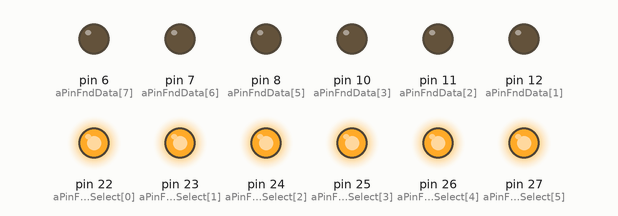
Recording of a sketch running on a simulated Arduino Mega 2560, built with avr-gcc and run on an emulated ATmega2560. On the bench: output pins drawn as LEDs (lit = HIGH). Pins used as bus, display or sensor lines are not drawn.

Above: at 0.5 s.
At 1.5 s:
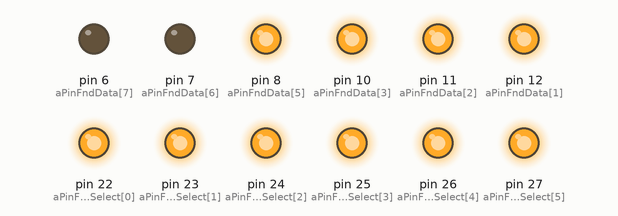
At 3.5 s:
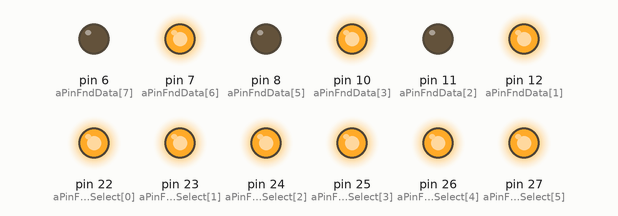
At 4.5 s:
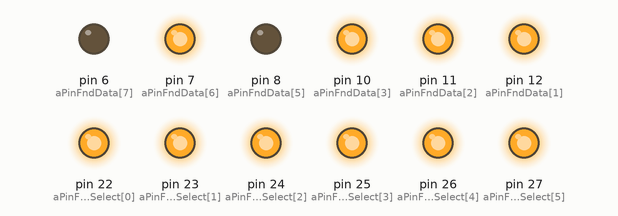
At 8.0 s:
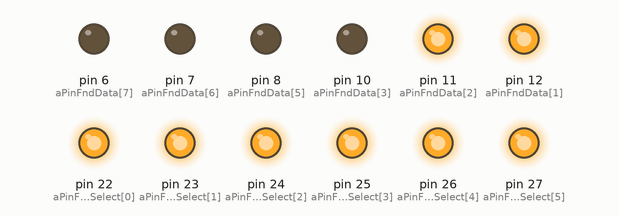
At 11.0 s:
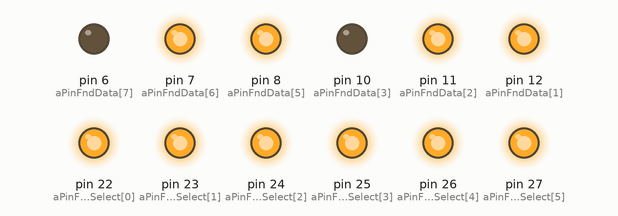
Timing chart, 0 to 12.7 s (numbered marks = the images above):
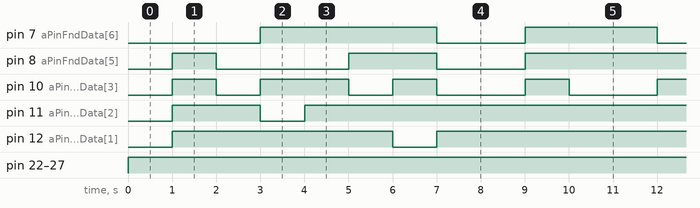

Measured:
- by itself, pin 7 (aPinFndData[6]): repeats every 11.0 s: LOW 2.0 s, HIGH 3.0 s, LOW 2.0 s, HIGH 4.0 s
- by itself, pin 8 (aPinFndData[5]): repeats every 11.0 s: LOW 3.0 s, HIGH 2.0 s, LOW 2.0 s, HIGH 4.0 s
- by itself, pin 10 (aPinFndData[3]): repeats every 11.0 s: LOW 1.0 s, HIGH 2.0 s, LOW 1.0 s, 2 × (HIGH 1.0 s, LOW 2.0 s), HIGH 1.0 s
- by itself, pin 11 (aPinFndData[2]), pin 12 (aPinFndData[1]): repeats every 11.0 s: LOW 1.0 s, HIGH 10.0 s
- by itself, pin 22 (aPinFndSelect[0]), pin 23 (aPinFndSelect[1]), pin 24 (aPinFndSelect[2]), pin 25 (aPinFndSelect[3]), pin 26 (aPinFndSelect[4]), pin 27 (aPinFndSelect[5]): LOW → HIGH at 0.00 s

The sketch:

FND2.ino
```cpp
const int aPinFndData[8]= { 13,12,11,10,9,8,7,6};
const int aPinFndSelect[6] = {22,23,24,25,26,27};


void setup() {
  for( int i=0; i<8 ; i++){
    pinMode(aPinFndData[i], OUTPUT);

  }
  for(int i=0; i<6; i++){
    pinMode(aPinFndSelect[i],OUTPUT);
    digitalWrite(aPinFndSelect[i],LOW);
  }


}

void loop() {


 digitalWrite(aPinFndSelect[0],HIGH);
digitalWrite(aPinFndSelect[1],HIGH);
 digitalWrite(aPinFndSelect[1],HIGH);
digitalWrite(aPinFndSelect[2],HIGH);
digitalWrite(aPinFndSelect[3],HIGH);
digitalWrite(aPinFndSelect[4],HIGH);
digitalWrite(aPinFndSelect[5],HIGH);
  delay(1000);


for(int i=0; i<10; i++){
  displayNumber(i);
  delay(1000);
 }


}


void displayNumber(int tmp){
  switch(tmp){
    case 0:
    digitalWrite(aPinFndSelect[0],LOW);
 digitalWrite(aPinFndData[0],HIGH); // 13번핀 -A
 digitalWrite(aPinFndData[1],HIGH);
 digitalWrite(aPinFndData[2],HIGH);  // 11번핀 -C
 digitalWrite(aPinFndData[3],HIGH);
 digitalWrite(aPinFndData[4],HIGH);
 digitalWrite(aPinFndData[5],HIGH); // 8번핀 -F
 digitalWrite(aPinFndData[6],LOW); //  7번핀 -G
 digitalWrite(aPinFndData[7],LOW); // 6번핀 - data DP
 delay(1);
  digitalWrite(aPinFndSelect[0],HIGH);

break;

    case 1:
     digitalWrite(aPinFndSelect[1],LOW);
 digitalWrite(aPinFndData[0],LOW); // 13번핀 -A
 digitalWrite(aPinFndData[1],HIGH);
 digitalWrite(aPinFndData[2],HIGH);  // 11번핀 -C
 digitalWrite(aPinFndData[3],LOW);
 digitalWrite(aPinFndData[4],LOW);
 digitalWrite(aPinFndData[5],LOW); // 8번핀 -F
 digitalWrite(aPinFndData[6],LOW); //  7번핀 -G
 digitalWrite(aPinFndData[7],LOW); // 6번핀 - data DP
 delay(1);
 digitalWrite(aPinFndSelect[1],HIGH);

 break;
    case 2:
    digitalWrite(aPinFndSelect[2],LOW);
    digitalWrite(aPinFndData[0],HIGH); // 13번핀 -A
 digitalWrite(aPinFndData[1],HIGH);
 digitalWrite(aPinFndData[2],LOW);  // 11번핀 -C
 digitalWrite(aPinFndData[3],HIGH);
 digitalWrite(aPinFndData[4],HIGH);
 digitalWrite(aPinFndData[5],LOW); // 8번핀 -F
 digitalWrite(aPinFndData[6],HIGH); //  7번핀 -G
 digitalWrite(aPinFndData[7],LOW); // 6번핀 - data DP
 delay(1);
 digitalWrite(aPinFndSelect[2],HIGH);

 break;
    case 3:
    digitalWrite(aPinFndSelect[3],LOW);
    digitalWrite(aPinFndData[0],HIGH); // 13번핀 -A
 digitalWrite(aPinFndData[1],HIGH);
 digitalWrite(aPinFndData[2],HIGH);  // 11번핀 -C
 digitalWrite(aPinFndData[3],HIGH);
 digitalWrite(aPinFndData[4],LOW);
 digitalWrite(aPinFndData[5],LOW); // 8번핀 -F
 digitalWrite(aPinFndData[6],HIGH); //  7번핀 -G
 digitalWrite(aPinFndData[7],LOW); // 6번핀 - data DP
 delay(1);
 digitalWrite(aPinFndSelect[3],HIGH);

 break;
    case 4:
    digitalWrite(aPinFndData[0],LOW); // 13번핀 -A
 digitalWrite(aPinFndData[1],HIGH);
 digitalWrite(aPinFndData[2],HIGH);  // 11번핀 -C
 digitalWrite(aPinFndData[3],LOW);
 digitalWrite(aPinFndData[4],LOW);
 digitalWrite(aPinFndData[5],HIGH); // 8번핀 -F
 digitalWrite(aPinFndData[6],HIGH); //  7번핀 -G
 digitalWrite(aPinFndData[7],LOW); // 6번핀 - data DP

 break;

    case 5:
    digitalWrite(aPinFndData[0],HIGH); // 13번핀 -A
 digitalWrite(aPinFndData[1],LOW);
 digitalWrite(aPinFndData[2],HIGH);  // 11번핀 -C
 digitalWrite(aPinFndData[3],HIGH);
 digitalWrite(aPinFndData[4],LOW);
 digitalWrite(aPinFndData[5],HIGH); // 8번핀 -F
 digitalWrite(aPinFndData[6],HIGH); //  7번핀 -G
 digitalWrite(aPinFndData[7],LOW); // 6번핀 - data DP

 break;
    case 6:
    digitalWrite(aPinFndData[0],LOW); // 13번핀 -A
 digitalWrite(aPinFndData[1],LOW);
 digitalWrite(aPinFndData[2],HIGH);  // 11번핀 -C
 digitalWrite(aPinFndData[3],HIGH);
 digitalWrite(aPinFndData[4],HIGH);
 digitalWrite(aPinFndData[5],HIGH); // 8번핀 -F
 digitalWrite(aPinFndData[6],HIGH); //  7번핀 -G
 digitalWrite(aPinFndData[7],LOW); // 6번핀 - data DP
    case 7:
    digitalWrite(aPinFndData[0],HIGH); // 13번핀 -A
 digitalWrite(aPinFndData[1],HIGH);
 digitalWrite(aPinFndData[2],HIGH);  // 11번핀 -C
 digitalWrite(aPinFndData[3],LOW);
 digitalWrite(aPinFndData[4],LOW);
 digitalWrite(aPinFndData[5],LOW); // 8번핀 -F
 digitalWrite(aPinFndData[6],LOW); //  7번핀 -G
 digitalWrite(aPinFndData[7],LOW); // 6번핀 - data DP

 break;
    case 8:
    digitalWrite(aPinFndData[0],HIGH); // 13번핀 -A
 digitalWrite(aPinFndData[1],HIGH);
 digitalWrite(aPinFndData[2],HIGH);  // 11번핀 -C
 digitalWrite(aPinFndData[3],HIGH);
 digitalWrite(aPinFndData[4],HIGH);
 digitalWrite(aPinFndData[5],HIGH); // 8번핀 -F
 digitalWrite(aPinFndData[6],HIGH); //  7번핀 -G
 digitalWrite(aPinFndData[7],LOW); // 6번핀 - data DP

 break;
    case 9:
    digitalWrite(aPinFndData[0],HIGH); // 13번핀 -A
 digitalWrite(aPinFndData[1],HIGH);
 digitalWrite(aPinFndData[2],HIGH);  // 11번핀 -C
 digitalWrite(aPinFndData[3],LOW);
 digitalWrite(aPinFndData[4],LOW);
 digitalWrite(aPinFndData[5],HIGH); // 8번핀 -F
 digitalWrite(aPinFndData[6],HIGH); //  7번핀 -G
 digitalWrite(aPinFndData[7],LOW); // 6번핀 - data DP

 break;
  }
}
```
